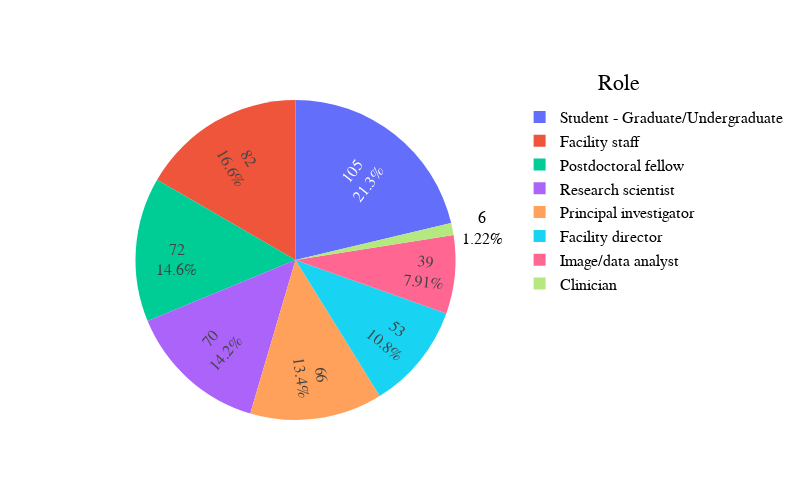

Write notebook code for a chart like this one.
### Code cell
# pie chart for the roles of the survey participants 
role_pie_chart = px.pie(role_val_counts, values=role_val_counts['counts'], names=role_val_counts['role'], title="Role", width=800, height=500)
role_pie_chart.update_traces(insidetextorientation = 'radial', textinfo='value+percent')
role_pie_chart.update_layout(title_x=0.8,title_y = 0.85, font=dict(family='Helvetica', color='Black', size=16), legend=dict(title_font_family = 'Helvetica', font=dict(size=16, color="Black")))
#role_pie_chart.write_image('C:\\Users\\ssivagur\\Documents\\GitHub\\2023_ImageAnalysisSurvey\\Graphs\\svg_files\\Role.svg')

### Figure 1 — Plotly figure (JSON) as saved in the notebook; plotly's stock layout.template omitted (floating-point values rounded to 4 significant figures)
{"data": [{"domain": {"x": [0, 1], "y": [0, 1]}, "hovertemplate": "role=%{label}<br>counts=%{value}<extra></extra>", "insidetextorientation": "radial", "labels": ["Student - Graduate/Undergraduate", "Facility staff", "Postdoctoral fellow", "Research scientist", "Principal investigator", "Facility director", "Image/data analyst", "Clinician"], "legendgroup": "", "name": "", "showlegend": true, "textinfo": "value+percent", "type": "pie", "values": [105, 82, 72, 70, 66, 53, 39, 6]}], "layout": {"font": {"color": "Black", "family": "Helvetica", "size": 16}, "height": 500, "legend": {"font": {"color": "Black", "size": 16}, "title": {"font": {"family": "Helvetica"}}, "tracegroupgap": 0}, "title": {"text": "Role", "x": 0.8, "y": 0.85}, "width": 800}}
